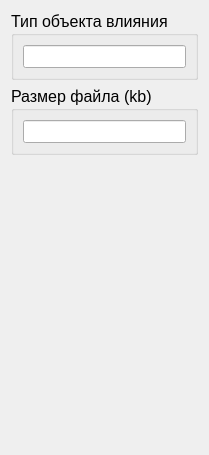
                    <widget class="QWidget" name="page_3">
                     <layout class="QVBoxLayout" name="verticalLayout_14">
                      <item>
                       <widget class="QGroupBox" name="groupBox_11">
                        <property name="font">
                         <font>
                          <pointsize>12</pointsize>
                         </font>
                        </property>
                        <property name="title">
                         <string>Тип объекта влияния</string>
                        </property>
                        <layout class="QHBoxLayout" name="horizontalLayout_31">
                         <item>
                          <widget class="QLineEdit" name="typeResLine">
                           <property name="font">
                            <font>
                             <pointsize>10</pointsize>
                            </font>
                           </property>
                           <property name="readOnly">
                            <bool>true</bool>
                           </property>
                          </widget>
                         </item>
                        </layout>
                       </widget>
                      </item>
                      <item>
                       <widget class="QGroupBox" name="groupBox_12">
                        <property name="font">
                         <font>
                          <pointsize>12</pointsize>
                         </font>
                        </property>
                        <property name="title">
                         <string>Размер файла (kb)</string>
                        </property>
                        <layout class="QHBoxLayout" name="horizontalLayout_32">
                         <item>
                          <widget class="QLineEdit" name="sizeFileLine">
                           <property name="font">
                            <font>
                             <pointsize>10</pointsize>
                            </font>
                           </property>
                           <property name="readOnly">
                            <bool>true</bool>
                           </property>
                          </widget>
                         </item>
                        </layout>
                       </widget>
                      </item>
                      <item>
                       <spacer name="verticalSpacer_3">
                        <property name="orientation">
                         <enum>Qt::Vertical</enum>
                        </property>
                        <property name="sizeHint" stdset="0">
                         <size>
                          <width>20</width>
                          <height>289</height>
                         </size>
                        </property>
                       </spacer>
                      </item>
                     </layout>
                    </widget>
